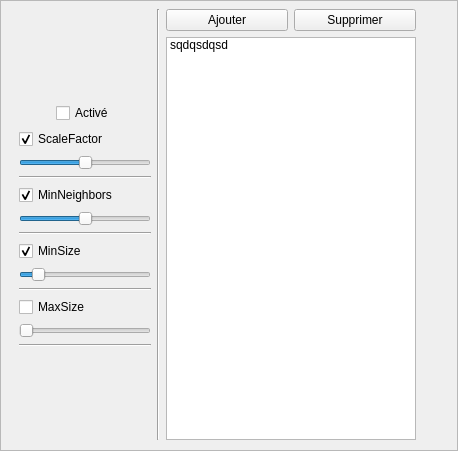
<?xml version="1.0" encoding="UTF-8"?>
<ui version="4.0">
 <class>RecoFaceSettings</class>
 <widget class="QFrame" name="RecoFaceSettings">
  <property name="windowModality">
   <enum>Qt::WindowModal</enum>
  </property>
  <property name="geometry">
   <rect>
    <x>0</x>
    <y>0</y>
    <width>458</width>
    <height>451</height>
   </rect>
  </property>
  <property name="windowTitle">
   <string>Frame</string>
  </property>
  <property name="frameShape">
   <enum>QFrame::StyledPanel</enum>
  </property>
  <property name="frameShadow">
   <enum>QFrame::Raised</enum>
  </property>
  <widget class="QWidget" name="horizontalLayoutWidget">
   <property name="geometry">
    <rect>
     <x>19</x>
     <y>9</y>
     <width>431</width>
     <height>431</height>
    </rect>
   </property>
   <layout class="QHBoxLayout" name="horizontalLayout">
    <item>
     <layout class="QVBoxLayout" name="verticalLayout_2">
      <item>
       <spacer name="verticalSpacer">
        <property name="orientation">
         <enum>Qt::Vertical</enum>
        </property>
        <property name="sizeHint" stdset="0">
         <size>
          <width>20</width>
          <height>40</height>
         </size>
        </property>
       </spacer>
      </item>
      <item>
       <layout class="QHBoxLayout" name="horizontalLayout_3">
        <item>
         <spacer name="horizontalSpacer">
          <property name="orientation">
           <enum>Qt::Horizontal</enum>
          </property>
          <property name="sizeHint" stdset="0">
           <size>
            <width>40</width>
            <height>20</height>
           </size>
          </property>
         </spacer>
        </item>
        <item>
         <widget class="QCheckBox" name="checkBox">
          <property name="text">
           <string>Activé</string>
          </property>
         </widget>
        </item>
        <item>
         <spacer name="horizontalSpacer_2">
          <property name="orientation">
           <enum>Qt::Horizontal</enum>
          </property>
          <property name="sizeHint" stdset="0">
           <size>
            <width>40</width>
            <height>20</height>
           </size>
          </property>
         </spacer>
        </item>
       </layout>
      </item>
      <item>
       <widget class="QCheckBox" name="checkBox_ScaleFactor">
        <property name="cursor">
         <cursorShape>PointingHandCursor</cursorShape>
        </property>
        <property name="acceptDrops">
         <bool>false</bool>
        </property>
        <property name="text">
         <string>ScaleFactor</string>
        </property>
        <property name="checkable">
         <bool>true</bool>
        </property>
        <property name="checked">
         <bool>true</bool>
        </property>
        <property name="autoRepeat">
         <bool>false</bool>
        </property>
        <property name="autoRepeatDelay">
         <number>10</number>
        </property>
        <property name="autoRepeatInterval">
         <number>10</number>
        </property>
       </widget>
      </item>
      <item>
       <widget class="QSlider" name="horizontalSlider_ScaleFactor">
        <property name="enabled">
         <bool>true</bool>
        </property>
        <property name="cursor">
         <cursorShape>OpenHandCursor</cursorShape>
        </property>
        <property name="mouseTracking">
         <bool>true</bool>
        </property>
        <property name="minimum">
         <number>100</number>
        </property>
        <property name="maximum">
         <number>200</number>
        </property>
        <property name="singleStep">
         <number>1</number>
        </property>
        <property name="pageStep">
         <number>1</number>
        </property>
        <property name="value">
         <number>150</number>
        </property>
        <property name="sliderPosition">
         <number>150</number>
        </property>
        <property name="orientation">
         <enum>Qt::Horizontal</enum>
        </property>
        <property name="tickPosition">
         <enum>QSlider::NoTicks</enum>
        </property>
       </widget>
      </item>
      <item>
       <widget class="Line" name="line_2">
        <property name="orientation">
         <enum>Qt::Horizontal</enum>
        </property>
       </widget>
      </item>
      <item>
       <widget class="QCheckBox" name="checkBox_MinNeighbors">
        <property name="cursor">
         <cursorShape>PointingHandCursor</cursorShape>
        </property>
        <property name="text">
         <string>MinNeighbors</string>
        </property>
        <property name="checked">
         <bool>true</bool>
        </property>
       </widget>
      </item>
      <item>
       <widget class="QSlider" name="horizontalSlider_MinNeighbors">
        <property name="enabled">
         <bool>true</bool>
        </property>
        <property name="cursor">
         <cursorShape>OpenHandCursor</cursorShape>
        </property>
        <property name="minimum">
         <number>2</number>
        </property>
        <property name="maximum">
         <number>8</number>
        </property>
        <property name="value">
         <number>5</number>
        </property>
        <property name="orientation">
         <enum>Qt::Horizontal</enum>
        </property>
       </widget>
      </item>
      <item>
       <widget class="Line" name="line_3">
        <property name="orientation">
         <enum>Qt::Horizontal</enum>
        </property>
       </widget>
      </item>
      <item>
       <widget class="QCheckBox" name="checkBox_MinSize">
        <property name="cursor">
         <cursorShape>PointingHandCursor</cursorShape>
        </property>
        <property name="text">
         <string>MinSize</string>
        </property>
        <property name="checked">
         <bool>true</bool>
        </property>
       </widget>
      </item>
      <item>
       <widget class="QSlider" name="horizontalSlider_MinSize">
        <property name="enabled">
         <bool>true</bool>
        </property>
        <property name="cursor">
         <cursorShape>OpenHandCursor</cursorShape>
        </property>
        <property name="minimum">
         <number>10</number>
        </property>
        <property name="maximum">
         <number>200</number>
        </property>
        <property name="value">
         <number>30</number>
        </property>
        <property name="orientation">
         <enum>Qt::Horizontal</enum>
        </property>
       </widget>
      </item>
      <item>
       <widget class="Line" name="line_4">
        <property name="orientation">
         <enum>Qt::Horizontal</enum>
        </property>
       </widget>
      </item>
      <item>
       <widget class="QCheckBox" name="checkBox_MaxSizeMaxSize">
        <property name="cursor">
         <cursorShape>PointingHandCursor</cursorShape>
        </property>
        <property name="text">
         <string>MaxSize</string>
        </property>
        <property name="checked">
         <bool>false</bool>
        </property>
       </widget>
      </item>
      <item>
       <widget class="QSlider" name="horizontalSlider_MaxSize">
        <property name="enabled">
         <bool>false</bool>
        </property>
        <property name="cursor">
         <cursorShape>OpenHandCursor</cursorShape>
        </property>
        <property name="minimum">
         <number>20</number>
        </property>
        <property name="maximum">
         <number>400</number>
        </property>
        <property name="orientation">
         <enum>Qt::Horizontal</enum>
        </property>
       </widget>
      </item>
      <item>
       <widget class="Line" name="line_5">
        <property name="orientation">
         <enum>Qt::Horizontal</enum>
        </property>
       </widget>
      </item>
      <item>
       <spacer name="verticalSpacer_2">
        <property name="orientation">
         <enum>Qt::Vertical</enum>
        </property>
        <property name="sizeHint" stdset="0">
         <size>
          <width>20</width>
          <height>40</height>
         </size>
        </property>
       </spacer>
      </item>
     </layout>
    </item>
    <item>
     <widget class="Line" name="line">
      <property name="orientation">
       <enum>Qt::Vertical</enum>
      </property>
     </widget>
    </item>
    <item>
     <layout class="QVBoxLayout" name="verticalLayout">
      <item>
       <layout class="QHBoxLayout" name="horizontalLayout_2">
        <item>
         <widget class="QPushButton" name="pushButton_Ajouter">
          <property name="cursor">
           <cursorShape>PointingHandCursor</cursorShape>
          </property>
          <property name="text">
           <string>Ajouter</string>
          </property>
         </widget>
        </item>
        <item>
         <widget class="QPushButton" name="pushButton_Supprimer">
          <property name="cursor">
           <cursorShape>PointingHandCursor</cursorShape>
          </property>
          <property name="text">
           <string>Supprimer</string>
          </property>
         </widget>
        </item>
       </layout>
      </item>
      <item>
       <widget class="QListWidget" name="listWidget">
        <item>
         <property name="text">
          <string>sqdqsdqsd</string>
         </property>
        </item>
       </widget>
      </item>
     </layout>
    </item>
    <item>
     <spacer name="horizontalSpacer_3">
      <property name="orientation">
       <enum>Qt::Horizontal</enum>
      </property>
      <property name="sizeHint" stdset="0">
       <size>
        <width>40</width>
        <height>20</height>
       </size>
      </property>
     </spacer>
    </item>
   </layout>
  </widget>
 </widget>
 <tabstops>
  <tabstop>checkBox_ScaleFactor</tabstop>
  <tabstop>checkBox_MinNeighbors</tabstop>
  <tabstop>horizontalSlider_MinNeighbors</tabstop>
  <tabstop>checkBox_MinSize</tabstop>
  <tabstop>horizontalSlider_MinSize</tabstop>
  <tabstop>checkBox_MaxSizeMaxSize</tabstop>
  <tabstop>horizontalSlider_MaxSize</tabstop>
  <tabstop>pushButton_Ajouter</tabstop>
  <tabstop>pushButton_Supprimer</tabstop>
  <tabstop>listWidget</tabstop>
 </tabstops>
 <resources/>
 <connections>
  <connection>
   <sender>checkBox_ScaleFactor</sender>
   <signal>toggled(bool)</signal>
   <receiver>horizontalSlider_ScaleFactor</receiver>
   <slot>setEnabled(bool)</slot>
   <hints>
    <hint type="sourcelabel">
     <x>63</x>
     <y>120</y>
    </hint>
    <hint type="destinationlabel">
     <x>63</x>
     <y>135</y>
    </hint>
   </hints>
  </connection>
  <connection>
   <sender>checkBox_MinNeighbors</sender>
   <signal>toggled(bool)</signal>
   <receiver>horizontalSlider_MinNeighbors</receiver>
   <slot>setEnabled(bool)</slot>
   <hints>
    <hint type="sourcelabel">
     <x>92</x>
     <y>185</y>
    </hint>
    <hint type="destinationlabel">
     <x>94</x>
     <y>213</y>
    </hint>
   </hints>
  </connection>
  <connection>
   <sender>checkBox_MinSize</sender>
   <signal>toggled(bool)</signal>
   <receiver>horizontalSlider_MinSize</receiver>
   <slot>setEnabled(bool)</slot>
   <hints>
    <hint type="sourcelabel">
     <x>124</x>
     <y>258</y>
    </hint>
    <hint type="destinationlabel">
     <x>124</x>
     <y>288</y>
    </hint>
   </hints>
  </connection>
  <connection>
   <sender>checkBox_MaxSizeMaxSize</sender>
   <signal>toggled(bool)</signal>
   <receiver>horizontalSlider_MaxSize</receiver>
   <slot>setEnabled(bool)</slot>
   <hints>
    <hint type="sourcelabel">
     <x>69</x>
     <y>326</y>
    </hint>
    <hint type="destinationlabel">
     <x>72</x>
     <y>350</y>
    </hint>
   </hints>
  </connection>
 </connections>
</ui>
